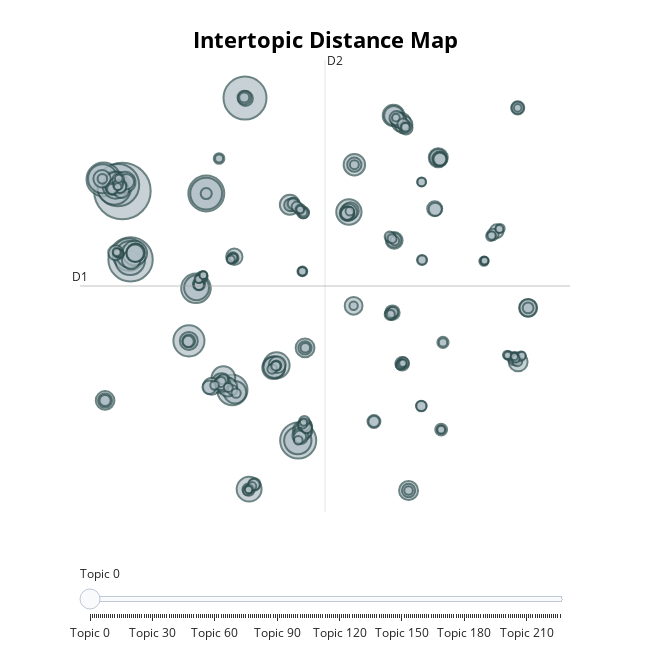

Notebook code cell kept with this figure:
### Code cell
model_clean.visualize_topics()

### Figure 1 — Plotly figure (JSON) as saved in the notebook; plotly's stock layout.template omitted (floating-point values rounded to 4 significant figures; data arrays with more than 128 entries replaced by an {"elided": "..."} marker saying what was removed)
{"data": [{"customdata": {"elided": "227x3 mixed values"}, "hovertemplate": "<b>Topic %{customdata[0]}</b><br>Words: %{customdata[1]}<br>Size: %{customdata[2]}", "legendgroup": "", "marker": {"color": "#B0BEC5", "line": {"color": "DarkSlateGrey", "width": 2}, "size": {"elided": "227 int values"}, "sizemode": "area", "sizeref": 0.3725, "symbol": "circle"}, "mode": "markers", "name": "", "orientation": "v", "showlegend": false, "type": "scatter", "x": {"elided": "227 float values"}, "xaxis": "x", "y": {"elided": "227 float values"}, "yaxis": "y"}], "layout": {"annotations": [{"showarrow": false, "text": "D1", "x": -10.39, "y": 4.523, "yshift": 10}, {"showarrow": false, "text": "D2", "x": 4.687, "xshift": 10, "y": 21.17}], "height": 650, "hoverlabel": {"bgcolor": "white", "font": {"family": "Rockwell", "size": 16}}, "legend": {"itemsizing": "constant", "tracegroupgap": 0}, "margin": {"t": 60}, "shapes": [{"line": {"color": "#CFD8DC", "width": 2}, "type": "line", "x0": 4.687, "x1": 4.687, "y0": -12.12, "y1": 21.17}, {"line": {"color": "#9E9E9E", "width": 2}, "type": "line", "x0": -10.39, "x1": 19.77, "y0": 4.523, "y1": 4.523}], "sliders": [{"active": 0, "pad": {"t": 50}, "steps": [{"args": [{"marker.color": {"elided": "1x227 str values"}}], "label": "Topic 0", "method": "update"}, {"args": [{"marker.color": {"elided": "1x227 str values"}}], "label": "Topic 1", "method": "update"}, {"args": [{"marker.color": {"elided": "1x227 str values"}}], "label": "Topic 2", "method": "update"}, {"args": [{"marker.color": {"elided": "1x227 str values"}}], "label": "Topic 3", "method": "update"}, {"args": [{"marker.color": {"elided": "1x227 str values"}}], "label": "Topic 4", "method": "update"}, {"args": [{"marker.color": {"elided": "1x227 str values"}}], "label": "Topic 5", "method": "update"}, {"args": [{"marker.color": {"elided": "1x227 str values"}}], "label": "Topic 6", "method": "update"}, {"args": [{"marker.color": {"elided": "1x227 str values"}}], "label": "Topic 7", "method": "update"}, {"args": [{"marker.color": {"elided": "1x227 str values"}}], "label": "Topic 8", "method": "update"}, {"args": [{"marker.color": {"elided": "1x227 str values"}}], "label": "Topic 9", "method": "update"}, {"args": [{"marker.color": {"elided": "1x227 str values"}}], "label": "Topic 10", "method": "update"}, {"args": [{"marker.color": {"elided": "1x227 str values"}}], "label": "Topic 11", "method": "update"}, {"args": [{"marker.color": {"elided": "1x227 str values"}}], "label": "Topic 12", "method": "update"}, {"args": [{"marker.color": {"elided": "1x227 str values"}}], "label": "Topic 13", "method": "update"}, {"args": [{"marker.color": {"elided": "1x227 str values"}}], "label": "Topic 14", "method": "update"}, {"args": [{"marker.color": {"elided": "1x227 str values"}}], "label": "Topic 15", "method": "update"}, {"args": [{"marker.color": {"elided": "1x227 str values"}}], "label": "Topic 16", "method": "update"}, {"args": [{"marker.color": {"elided": "1x227 str values"}}], "label": "Topic 17", "method": "update"}, {"args": [{"marker.color": {"elided": "1x227 str values"}}], "label": "Topic 18", "method": "update"}, {"args": [{"marker.color": {"elided": "1x227 str values"}}], "label": "Topic 19", "method": "update"}, {"args": [{"marker.color": {"elided": "1x227 str values"}}], "label": "Topic 20", "method": "update"}, {"args": [{"marker.color": {"elided": "1x227 str values"}}], "label": "Topic 21", "method": "update"}, {"args": [{"marker.color": {"elided": "1x227 str values"}}], "label": "Topic 22", "method": "update"}, {"args": [{"marker.color": {"elided": "1x227 str values"}}], "label": "Topic 23", "method": "update"}, {"args": [{"marker.color": {"elided": "1x227 str values"}}], "label": "Topic 24", "method": "update"}, {"args": [{"marker.color": {"elided": "1x227 str values"}}], "label": "Topic 25", "method": "update"}, {"args": [{"marker.color": {"elided": "1x227 str values"}}], "label": "Topic 26", "method": "update"}, {"args": [{"marker.color": {"elided": "1x227 str values"}}], "label": "Topic 27", "method": "update"}, {"args": [{"marker.color": {"elided": "1x227 str values"}}], "label": "Topic 28", "method": "update"}, {"args": [{"marker.color": {"elided": "1x227 str values"}}], "label": "Topic 29", "method": "update"}, {"args": [{"marker.color": {"elided": "1x227 str values"}}], "label": "Topic 30", "method": "update"}, {"args": [{"marker.color": {"elided": "1x227 str values"}}], "label": "Topic 31", "method": "update"}, {"args": [{"marker.color": {"elided": "1x227 str values"}}], "label": "Topic 32", "method": "update"}, {"args": [{"marker.color": {"elided": "1x227 str values"}}], "label": "Topic 33", "method": "update"}, {"args": [{"marker.color": {"elided": "1x227 str values"}}], "label": "Topic 34", "method": "update"}, {"args": [{"marker.color": {"elided": "1x227 str values"}}], "label": "Topic 35", "method": "update"}, {"args": [{"marker.color": {"elided": "1x227 str values"}}], "label": "Topic 36", "method": "update"}, {"args": [{"marker.color": {"elided": "1x227 str values"}}], "label": "Topic 37", "method": "update"}, {"args": [{"marker.color": {"elided": "1x227 str values"}}], "label": "Topic 38", "method": "update"}, {"args": [{"marker.color": {"elided": "1x227 str values"}}], "label": "Topic 39", "method": "update"}, {"args": [{"marker.color": {"elided": "1x227 str values"}}], "label": "Topic 40", "method": "update"}, {"args": [{"marker.color": {"elided": "1x227 str values"}}], "label": "Topic 41", "method": "update"}, {"args": [{"marker.color": {"elided": "1x227 str values"}}], "label": "Topic 42", "method": "update"}, {"args": [{"marker.color": {"elided": "1x227 str values"}}], "label": "Topic 43", "method": "update"}, {"args": [{"marker.color": {"elided": "1x227 str values"}}], "label": "Topic 44", "method": "update"}, {"args": [{"marker.color": {"elided": "1x227 str values"}}], "label": "Topic 45", "method": "update"}, {"args": [{"marker.color": {"elided": "1x227 str values"}}], "label": "Topic 46", "method": "update"}, {"args": [{"marker.color": {"elided": "1x227 str values"}}], "label": "Topic 47", "method": "update"}, {"args": [{"marker.color": {"elided": "1x227 str values"}}], "label": "Topic 48", "method": "update"}, {"args": [{"marker.color": {"elided": "1x227 str values"}}], "label": "Topic 49", "method": "update"}, {"args": [{"marker.color": {"elided": "1x227 str values"}}], "label": "Topic 50", "method": "update"}, {"args": [{"marker.color": {"elided": "1x227 str values"}}], "label": "Topic 51", "method": "update"}, {"args": [{"marker.color": {"elided": "1x227 str values"}}], "label": "Topic 52", "method": "update"}, {"args": [{"marker.color": {"elided": "1x227 str values"}}], "label": "Topic 53", "method": "update"}, {"args": [{"marker.color": {"elided": "1x227 str values"}}], "label": "Topic 54", "method": "update"}, {"args": [{"marker.color": {"elided": "1x227 str values"}}], "label": "Topic 55", "method": "update"}, {"args": [{"marker.color": {"elided": "1x227 str values"}}], "label": "Topic 56", "method": "update"}, {"args": [{"marker.color": {"elided": "1x227 str values"}}], "label": "Topic 57", "method": "update"}, {"args": [{"marker.color": {"elided": "1x227 str values"}}], "label": "Topic 58", "method": "update"}, {"args": [{"marker.color": {"elided": "1x227 str values"}}], "label": "Topic 59", "method": "update"}, {"args": [{"marker.color": {"elided": "1x227 str values"}}], "label": "Topic 60", "method": "update"}, {"args": [{"marker.color": {"elided": "1x227 str values"}}], "label": "Topic 61", "method": "update"}, {"args": [{"marker.color": {"elided": "1x227 str values"}}], "label": "Topic 62", "method": "update"}, {"args": [{"marker.color": {"elided": "1x227 str values"}}], "label": "Topic 63", "method": "update"}, {"args": [{"marker.color": {"elided": "1x227 str values"}}], "label": "Topic 64", "method": "update"}, {"args": [{"marker.color": {"elided": "1x227 str values"}}], "label": "Topic 65", "method": "update"}, {"args": [{"marker.color": {"elided": "1x227 str values"}}], "label": "Topic 66", "method": "update"}, {"args": [{"marker.color": {"elided": "1x227 str values"}}], "label": "Topic 67", "method": "update"}, {"args": [{"marker.color": {"elided": "1x227 str values"}}], "label": "Topic 68", "method": "update"}, {"args": [{"marker.color": {"elided": "1x227 str values"}}], "label": "Topic 69", "method": "update"}, {"args": [{"marker.color": {"elided": "1x227 str values"}}], "label": "Topic 70", "method": "update"}, {"args": [{"marker.color": {"elided": "1x227 str values"}}], "label": "Topic 71", "method": "update"}, {"args": [{"marker.color": {"elided": "1x227 str values"}}], "label": "Topic 72", "method": "update"}, {"args": [{"marker.color": {"elided": "1x227 str values"}}], "label": "Topic 73", "method": "update"}, {"args": [{"marker.color": {"elided": "1x227 str values"}}], "label": "Topic 74", "method": "update"}, {"args": [{"marker.color": {"elided": "1x227 str values"}}], "label": "Topic 75", "method": "update"}, {"args": [{"marker.color": {"elided": "1x227 str values"}}], "label": "Topic 76", "method": "update"}, {"args": [{"marker.color": {"elided": "1x227 str values"}}], "label": "Topic 77", "method": "update"}, {"args": [{"marker.color": {"elided": "1x227 str values"}}], "label": "Topic 78", "method": "update"}, {"args": [{"marker.color": {"elided": "1x227 str values"}}], "label": "Topic 79", "method": "update"}, {"args": [{"marker.color": {"elided": "1x227 str values"}}], "label": "Topic 80", "method": "update"}, {"args": [{"marker.color": {"elided": "1x227 str values"}}], "label": "Topic 81", "method": "update"}, {"args": [{"marker.color": {"elided": "1x227 str values"}}], "label": "Topic 82", "method": "update"}, {"args": [{"marker.color": {"elided": "1x227 str values"}}], "label": "Topic 83", "method": "update"}, {"args": [{"marker.color": {"elided": "1x227 str values"}}], "label": "Topic 84", "method": "update"}, {"args": [{"marker.color": {"elided": "1x227 str values"}}], "label": "Topic 85", "method": "update"}, {"args": [{"marker.color": {"elided": "1x227 str values"}}], "label": "Topic 86", "method": "update"}, {"args": [{"marker.color": {"elided": "1x227 str values"}}], "label": "Topic 87", "method": "update"}, {"args": [{"marker.color": {"elided": "1x227 str values"}}], "label": "Topic 88", "method": "update"}, {"args": [{"marker.color": {"elided": "1x227 str values"}}], "label": "Topic 89", "method": "update"}, {"args": [{"marker.color": {"elided": "1x227 str values"}}], "label": "Topic 90", "method": "update"}, {"args": [{"marker.color": {"elided": "1x227 str values"}}], "label": "Topic 91", "method": "update"}, {"args": [{"marker.color": {"elided": "1x227 str values"}}], "label": "Topic 92", "method": "update"}, {"args": [{"marker.color": {"elided": "1x227 str values"}}], "label": "Topic 93", "method": "update"}, {"args": [{"marker.color": {"elided": "1x227 str values"}}], "label": "Topic 94", "method": "update"}, {"args": [{"marker.color": {"elided": "1x227 str values"}}], "label": "Topic 95", "method": "update"}, {"args": [{"marker.color": {"elided": "1x227 str values"}}], "label": "Topic 96", "method": "update"}, {"args": [{"marker.color": {"elided": "1x227 str values"}}], "label": "Topic 97", "method": "update"}, {"args": [{"marker.color": {"elided": "1x227 str values"}}], "label": "Topic 98", "method": "update"}, {"args": [{"marker.color": {"elided": "1x227 str values"}}], "label": "Topic 99", "method": "update"}, {"args": [{"marker.color": {"elided": "1x227 str values"}}], "label": "Topic 100", "method": "update"}, {"args": [{"marker.color": {"elided": "1x227 str values"}}], "label": "Topic 101", "method": "update"}, {"args": [{"marker.color": {"elided": "1x227 str values"}}], "label": "Topic 102", "method": "update"}, {"args": [{"marker.color": {"elided": "1x227 str values"}}], "label": "Topic 103", "method": "update"}, {"args": [{"marker.color": {"elided": "1x227 str values"}}], "label": "Topic 104", "method": "update"}, {"args": [{"marker.color": {"elided": "1x227 str values"}}], "label": "Topic 105", "method": "update"}, {"args": [{"marker.color": {"elided": "1x227 str values"}}], "label": "Topic 106", "method": "update"}, {"args": [{"marker.color": {"elided": "1x227 str values"}}], "label": "Topic 107", "method": "update"}, {"args": [{"marker.color": {"elided": "1x227 str values"}}], "label": "Topic 108", "method": "update"}, {"args": [{"marker.color": {"elided": "1x227 str values"}}], "label": "Topic 109", "method": "update"}, {"args": [{"marker.color": {"elided": "1x227 str values"}}], "label": "Topic 110", "method": "update"}, {"args": [{"marker.color": {"elided": "1x227 str values"}}], "label": "Topic 111", "method": "update"}, {"args": [{"marker.color": {"elided": "1x227 str values"}}], "label": "Topic 112", "method": "update"}, {"args": [{"marker.color": {"elided": "1x227 str values"}}], "label": "Topic 113", "method": "update"}, {"args": [{"marker.color": {"elided": "1x227 str values"}}], "label": "Topic 114", "method": "update"}, {"args": [{"marker.color": {"elided": "1x227 str values"}}], "label": "Topic 115", "method": "update"}, {"args": [{"marker.color": {"elided": "1x227 str values"}}], "label": "Topic 116", "method": "update"}, {"args": [{"marker.color": {"elided": "1x227 str values"}}], "label": "Topic 117", "method": "update"}, {"args": [{"marker.color": {"elided": "1x227 str values"}}], "label": "Topic 118", "method": "update"}, {"args": [{"marker.color": {"elided": "1x227 str values"}}], "label": "Topic 119", "method": "update"}, {"args": [{"marker.color": {"elided": "1x227 str values"}}], "label": "Topic 120", "method": "update"}, {"args": [{"marker.color": {"elided": "1x227 str values"}}], "label": "Topic 121", "method": "update"}, {"args": [{"marker.color": {"elided": "1x227 str values"}}], "label": "Topic 122", "method": "update"}, {"args": [{"marker.color": {"elided": "1x227 str values"}}], "label": "Topic 123", "method": "update"}, {"args": [{"marker.color": {"elided": "1x227 str values"}}], "label": "Topic 124", "method": "update"}, {"args": [{"marker.color": {"elided": "1x227 str values"}}], "label": "Topic 125", "method": "update"}, {"args": [{"marker.color": {"elided": "1x227 str values"}}], "label": "Topic 126", "method": "update"}, {"args": [{"marker.color": {"elided": "1x227 str values"}}], "label": "Topic 127", "method": "update"}, {"args": [{"marker.color": {"elided": "1x227 str values"}}], "label": "Topic 128", "method": "update"}, {"args": [{"marker.color": {"elided": "1x227 str values"}}], "label": "Topic 129", "method": "update"}, {"args": [{"marker.color": {"elided": "1x227 str values"}}], "label": "Topic 130", "method": "update"}, {"args": [{"marker.color": {"elided": "1x227 str values"}}], "label": "Topic 131", "method": "update"}, {"args": [{"marker.color": {"elided": "1x227 str values"}}], "label": "Topic 132", "method": "update"}, {"args": [{"marker.color": {"elided": "1x227 str values"}}], "label": "Topic 133", "method": "update"}, {"args": [{"marker.color": {"elided": "1x227 str values"}}], "label": "Topic 134", "method": "update"}, {"args": [{"marker.color": {"elided": "1x227 str values"}}], "label": "Topic 135", "method": "update"}, {"args": [{"marker.color": {"elided": "1x227 str values"}}], "label": "Topic 136", "method": "update"}, {"args": [{"marker.color": {"elided": "1x227 str values"}}], "label": "Topic 137", "method": "update"}, {"args": [{"marker.color": {"elided": "1x227 str values"}}], "label": "Topic 138", "method": "update"}, {"args": [{"marker.color": {"elided": "1x227 str values"}}], "label": "Topic 139", "method": "update"}, {"args": [{"marker.color": {"elided": "1x227 str values"}}], "label": "Topic 140", "method": "update"}, {"args": [{"marker.color": {"elided": "1x227 str values"}}], "label": "Topic 141", "method": "update"}, {"args": [{"marker.color": {"elided": "1x227 str values"}}], "label": "Topic 142", "method": "update"}, {"args": [{"marker.color": {"elided": "1x227 str values"}}], "label": "Topic 143", "method": "update"}, {"args": [{"marker.color": {"elided": "1x227 str values"}}], "label": "Topic 144", "method": "update"}, {"args": [{"marker.color": {"elided": "1x227 str values"}}], "label": "Topic 145", "method": "update"}, {"args": [{"marker.color": {"elided": "1x227 str values"}}], "label": "Topic 146", "method": "update"}, {"args": [{"marker.color": {"elided": "1x227 str values"}}], "label": "Topic 147", "method": "update"}, {"args": [{"marker.color": {"elided": "1x227 str values"}}], "label": "Topic 148", "method": "update"}, {"args": [{"marker.color": {"elided": "1x227 str values"}}], "label": "Topic 149", "method": "update"}, {"args": [{"marker.color": {"elided": "1x227 str values"}}], "label": "Topic 150", "method": "update"}, {"args": [{"marker.color": {"elided": "1x227 str values"}}], "label": "Topic 151", "method": "update"}, {"args": [{"marker.color": {"elided": "1x227 str values"}}], "label": "Topic 152", "method": "update"}, {"args": [{"marker.color": {"elided": "1x227 str values"}}], "label": "Topic 153", "method": "update"}, {"args": [{"marker.color": {"elided": "1x227 str values"}}], "label": "Topic 154", "method": "update"}, {"args": [{"marker.color": {"elided": "1x227 str values"}}], "label": "Topic 155", "method": "update"}, {"args": [{"marker.color": {"elided": "1x227 str values"}}], "label": "Topic 156", "method": "update"}, {"args": [{"marker.color": {"elided": "1x227 str values"}}], "label": "Topic 157", "method": "update"}, {"args": [{"marker.color": {"elided": "1x227 str values"}}], "label": "Topic 158", "method": "update"}, {"args": [{"marker.color": {"elided": "1x227 str values"}}], "label": "Topic 159", "method": "update"}, {"args": [{"marker.color": {"elided": "1x227 str values"}}], "label": "Topic 160", "method": "update"}, {"args": [{"marker.color": {"elided": "1x227 str values"}}], "label": "Topic 161", "method": "update"}, {"args": [{"marker.color": {"elided": "1x227 str values"}}], "label": "Topic 162", "method": "update"}, {"args": [{"marker.color": {"elided": "1x227 str values"}}], "label": "Topic 163", "method": "update"}, {"args": [{"marker.color": {"elided": "1x227 str values"}}], "label": "Topic 164", "method": "update"}, {"args": [{"marker.color": {"elided": "1x227 str values"}}], "label": "Topic 165", "method": "update"}, {"args": [{"marker.color": {"elided": "1x227 str values"}}], "label": "Topic 166", "method": "update"}, {"args": [{"marker.color": {"elided": "1x227 str values"}}], "label": "Topic 167", "method": "update"}, {"args": [{"marker.color": {"elided": "1x227 str values"}}], "label": "Topic 168", "method": "update"}, {"args": [{"marker.color": {"elided": "1x227 str values"}}], "label": "Topic 169", "method": "update"}, {"args": [{"marker.color": {"elided": "1x227 str values"}}], "label": "Topic 170", "method": "update"}, {"args": [{"marker.color": {"elided": "1x227 str values"}}], "label": "Topic 171", "method": "update"}, {"args": [{"marker.color": {"elided": "1x227 str values"}}], "label": "Topic 172", "method": "update"}, {"args": [{"marker.color": {"elided": "1x227 str values"}}], "label": "Topic 173", "method": "update"}, {"args": [{"marker.color": {"elided": "1x227 str values"}}], "label": "Topic 174", "method": "update"}, {"args": [{"marker.color": {"elided": "1x227 str values"}}], "label": "Topic 175", "method": "update"}, {"args": [{"marker.color": {"elided": "1x227 str values"}}], "label": "Topic 176", "method": "update"}, {"args": [{"marker.color": {"elided": "1x227 str values"}}], "label": "Topic 177", "method": "update"}, {"args": [{"marker.color": {"elided": "1x227 str values"}}], "label": "Topic 178", "method": "update"}, {"args": [{"marker.color": {"elided": "1x227 str values"}}], "label": "Topic 179", "method": "update"}, {"args": [{"marker.color": {"elided": "1x227 str values"}}], "label": "Topic 180", "method": "update"}, {"args": [{"marker.color": {"elided": "1x227 str values"}}], "label": "Topic 181", "method": "update"}, {"args": [{"marker.color": {"elided": "1x227 str values"}}], "label": "Topic 182", "method": "update"}, {"args": [{"marker.color": {"elided": "1x227 str values"}}], "label": "Topic 183", "method": "update"}, {"args": [{"marker.color": {"elided": "1x227 str values"}}], "label": "Topic 184", "method": "update"}, {"args": [{"marker.color": {"elided": "1x227 str values"}}], "label": "Topic 185", "method": "update"}, {"args": [{"marker.color": {"elided": "1x227 str values"}}], "label": "Topic 186", "method": "update"}, {"args": [{"marker.color": {"elided": "1x227 str values"}}], "label": "Topic 187", "method": "update"}, {"args": [{"marker.color": {"elided": "1x227 str values"}}], "label": "Topic 188", "method": "update"}, {"args": [{"marker.color": {"elided": "1x227 str values"}}], "label": "Topic 189", "method": "update"}, {"args": [{"marker.color": {"elided": "1x227 str values"}}], "label": "Topic 190", "method": "update"}, {"args": [{"marker.color": {"elided": "1x227 str values"}}], "label": "Topic 191", "method": "update"}, {"args": [{"marker.color": {"elided": "1x227 str values"}}], "label": "Topic 192", "method": "update"}, {"args": [{"marker.color": {"elided": "1x227 str values"}}], "label": "Topic 193", "method": "update"}, {"args": [{"marker.color": {"elided": "1x227 str values"}}], "label": "Topic 194", "method": "update"}, {"args": [{"marker.color": {"elided": "1x227 str values"}}], "label": "Topic 195", "method": "update"}, {"args": [{"marker.color": {"elided": "1x227 str values"}}], "label": "Topic 196", "method": "update"}, {"args": [{"marker.color": {"elided": "1x227 str values"}}], "label": "Topic 197", "method": "update"}, {"args": [{"marker.color": {"elided": "1x227 str values"}}], "label": "Topic 198", "method": "update"}, {"args": [{"marker.color": {"elided": "1x227 str values"}}], "label": "Topic 199", "method": "update"}, {"args": [{"marker.color": {"elided": "1x227 str values"}}], "label": "Topic 200", "method": "update"}, {"args": [{"marker.color": {"elided": "1x227 str values"}}], "label": "Topic 201", "method": "update"}, {"args": [{"marker.color": {"elided": "1x227 str values"}}], "label": "Topic 202", "method": "update"}, {"args": [{"marker.color": {"elided": "1x227 str values"}}], "label": "Topic 203", "method": "update"}, {"args": [{"marker.color": {"elided": "1x227 str values"}}], "label": "Topic 204", "method": "update"}, {"args": [{"marker.color": {"elided": "1x227 str values"}}], "label": "Topic 205", "method": "update"}, {"args": [{"marker.color": {"elided": "1x227 str values"}}], "label": "Topic 206", "method": "update"}, {"args": [{"marker.color": {"elided": "1x227 str values"}}], "label": "Topic 207", "method": "update"}, {"args": [{"marker.color": {"elided": "1x227 str values"}}], "label": "Topic 208", "method": "update"}, {"args": [{"marker.color": {"elided": "1x227 str values"}}], "label": "Topic 209", "method": "update"}, {"args": [{"marker.color": {"elided": "1x227 str values"}}], "label": "Topic 210", "method": "update"}, {"args": [{"marker.color": {"elided": "1x227 str values"}}], "label": "Topic 211", "method": "update"}, {"args": [{"marker.color": {"elided": "1x227 str values"}}], "label": "Topic 212", "method": "update"}, {"args": [{"marker.color": {"elided": "1x227 str values"}}], "label": "Topic 213", "method": "update"}, {"args": [{"marker.color": {"elided": "1x227 str values"}}], "label": "Topic 214", "method": "update"}, {"args": [{"marker.color": {"elided": "1x227 str values"}}], "label": "Topic 215", "method": "update"}, {"args": [{"marker.color": {"elided": "1x227 str values"}}], "label": "Topic 216", "method": "update"}, {"args": [{"marker.color": {"elided": "1x227 str values"}}], "label": "Topic 217", "method": "update"}, {"args": [{"marker.color": {"elided": "1x227 str values"}}], "label": "Topic 218", "method": "update"}, {"args": [{"marker.color": {"elided": "1x227 str values"}}], "label": "Topic 219", "method": "update"}, {"args": [{"marker.color": {"elided": "1x227 str values"}}], "label": "Topic 220", "method": "update"}, {"args": [{"marker.color": {"elided": "1x227 str values"}}], "label": "Topic 221", "method": "update"}, {"args": [{"marker.color": {"elided": "1x227 str values"}}], "label": "Topic 222", "method": "update"}, {"args": [{"marker.color": {"elided": "1x227 str values"}}], "label": "Topic 223", "method": "update"}, {"args": [{"marker.color": {"elided": "1x227 str values"}}], "label": "Topic 224", "method": "update"}, {"args": [{"marker.color": {"elided": "1x227 str values"}}], "label": "Topic 225", "method": "update"}, {"args": [{"marker.color": {"elided": "1x227 str values"}}], "label": "Topic 226", "method": "update"}]}], "title": {"font": {"color": "Black", "size": 22}, "text": "<b>Intertopic Distance Map", "x": 0.5, "xanchor": "center", "y": 0.95, "yanchor": "top"}, "width": 650, "xaxis": {"anchor": "y", "domain": [0, 1], "range": [-10.39, 19.77], "title": {"text": ""}, "visible": false}, "yaxis": {"anchor": "x", "domain": [0, 1], "range": [-12.12, 21.17], "title": {"text": ""}, "visible": false}}}
